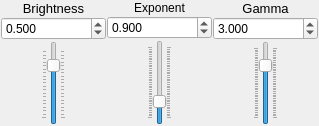
         <widget class="QWidget" name="Left">
          <attribute name="title">
           <string>Left</string>
          </attribute>
          <layout class="QGridLayout" name="gridLayout_2">
           <property name="leftMargin">
            <number>1</number>
           </property>
           <property name="topMargin">
            <number>1</number>
           </property>
           <property name="rightMargin">
            <number>1</number>
           </property>
           <property name="bottomMargin">
            <number>1</number>
           </property>
           <property name="spacing">
            <number>1</number>
           </property>
           <item row="0" column="0">
            <layout class="QVBoxLayout" name="verticalLayout_2">
             <item>
              <layout class="QVBoxLayout" name="verticalLayout">
               <item>
                <widget class="QLabel" name="label_2">
                 <property name="text">
                  <string>&lt;html&gt;&lt;head/&gt;&lt;body&gt;&lt;p align=&quot;center&quot;&gt;&lt;span style=&quot; font-size:10pt;&quot;&gt;Brightness&lt;/span&gt;&lt;/p&gt;&lt;/body&gt;&lt;/html&gt;</string>
                 </property>
                </widget>
               </item>
               <item>
                <widget class="QDoubleSpinBox" name="blend_left_lume_spin">
                 <property name="wrapping">
                  <bool>false</bool>
                 </property>
                 <property name="readOnly">
                  <bool>false</bool>
                 </property>
                 <property name="buttonSymbols">
                  <enum>QAbstractSpinBox::UpDownArrows</enum>
                 </property>
                 <property name="accelerated">
                  <bool>false</bool>
                 </property>
                 <property name="correctionMode">
                  <enum>QAbstractSpinBox::CorrectToPreviousValue</enum>
                 </property>
                 <property name="keyboardTracking">
                  <bool>true</bool>
                 </property>
                 <property name="decimals">
                  <number>3</number>
                 </property>
                 <property name="minimum">
                  <double>-0.990000000000000</double>
                 </property>
                 <property name="maximum">
                  <double>0.990000000000000</double>
                 </property>
                 <property name="singleStep">
                  <double>0.010000000000000</double>
                 </property>
                 <property name="value">
                  <double>0.500000000000000</double>
                 </property>
                </widget>
               </item>
              </layout>
             </item>
             <item>
              <layout class="QHBoxLayout" name="horizontalLayout">
               <item>
                <spacer name="horizontalSpacer_2">
                 <property name="orientation">
                  <enum>Qt::Horizontal</enum>
                 </property>
                 <property name="sizeHint" stdset="0">
                  <size>
                   <width>40</width>
                   <height>20</height>
                  </size>
                 </property>
                </spacer>
               </item>
               <item>
                <widget class="QSlider" name="blend_left_lume_slider">
                 <property name="minimum">
                  <number>-999</number>
                 </property>
                 <property name="maximum">
                  <number>999</number>
                 </property>
                 <property name="value">
                  <number>500</number>
                 </property>
                 <property name="orientation">
                  <enum>Qt::Vertical</enum>
                 </property>
                 <property name="invertedAppearance">
                  <bool>false</bool>
                 </property>
                 <property name="invertedControls">
                  <bool>false</bool>
                 </property>
                 <property name="tickPosition">
                  <enum>QSlider::TicksBothSides</enum>
                 </property>
                 <property name="tickInterval">
                  <number>100</number>
                 </property>
                </widget>
               </item>
               <item>
                <spacer name="horizontalSpacer">
                 <property name="orientation">
                  <enum>Qt::Horizontal</enum>
                 </property>
                 <property name="sizeHint" stdset="0">
                  <size>
                   <width>40</width>
                   <height>20</height>
                  </size>
                 </property>
                </spacer>
               </item>
              </layout>
             </item>
            </layout>
           </item>
           <item row="0" column="1">
            <layout class="QVBoxLayout" name="verticalLayout_23">
             <item>
              <layout class="QVBoxLayout" name="verticalLayout_24">
               <item>
                <widget class="QLabel" name="label_205">
                 <property name="text">
                  <string>&lt;html&gt;&lt;head/&gt;&lt;body&gt;&lt;p align=&quot;center&quot;&gt;Exponent&lt;/p&gt;&lt;/body&gt;&lt;/html&gt;</string>
                 </property>
                </widget>
               </item>
               <item>
                <widget class="QDoubleSpinBox" name="blend_left_exponent_spin">
                 <property name="wrapping">
                  <bool>false</bool>
                 </property>
                 <property name="frame">
                  <bool>true</bool>
                 </property>
                 <property name="buttonSymbols">
                  <enum>QAbstractSpinBox::UpDownArrows</enum>
                 </property>
                 <property name="accelerated">
                  <bool>false</bool>
                 </property>
                 <property name="correctionMode">
                  <enum>QAbstractSpinBox::CorrectToPreviousValue</enum>
                 </property>
                 <property name="keyboardTracking">
                  <bool>true</bool>
                 </property>
                 <property name="decimals">
                  <number>3</number>
                 </property>
                 <property name="maximum">
                  <double>4.000000000000000</double>
                 </property>
                 <property name="singleStep">
                  <double>0.050000000000000</double>
                 </property>
                 <property name="value">
                  <double>0.900000000000000</double>
                 </property>
                </widget>
               </item>
              </layout>
             </item>
             <item>
              <layout class="QHBoxLayout" name="horizontalLayout_78">
               <item>
                <spacer name="horizontalSpacer_25">
                 <property name="orientation">
                  <enum>Qt::Horizontal</enum>
                 </property>
                 <property name="sizeHint" stdset="0">
                  <size>
                   <width>40</width>
                   <height>20</height>
                  </size>
                 </property>
                </spacer>
               </item>
               <item>
                <widget class="QSlider" name="blend_left_exponent_slider">
                 <property name="maximum">
                  <number>4000</number>
                 </property>
                 <property name="value">
                  <number>900</number>
                 </property>
                 <property name="orientation">
                  <enum>Qt::Vertical</enum>
                 </property>
                 <property name="invertedAppearance">
                  <bool>false</bool>
                 </property>
                 <property name="invertedControls">
                  <bool>false</bool>
                 </property>
                 <property name="tickPosition">
                  <enum>QSlider::TicksBothSides</enum>
                 </property>
                 <property name="tickInterval">
                  <number>100</number>
                 </property>
                </widget>
               </item>
               <item>
                <spacer name="horizontalSpacer_26">
                 <property name="orientation">
                  <enum>Qt::Horizontal</enum>
                 </property>
                 <property name="sizeHint" stdset="0">
                  <size>
                   <width>40</width>
                   <height>20</height>
                  </size>
                 </property>
                </spacer>
               </item>
              </layout>
             </item>
            </layout>
           </item>
           <item row="0" column="2">
            <layout class="QVBoxLayout" name="verticalLayout_10">
             <item>
              <layout class="QVBoxLayout" name="verticalLayout_9">
               <item>
                <widget class="QLabel" name="label_3">
                 <property name="text">
                  <string>&lt;html&gt;&lt;head/&gt;&lt;body&gt;&lt;p align=&quot;center&quot;&gt;&lt;span style=&quot; font-size:10pt;&quot;&gt;Gamma&lt;/span&gt;&lt;/p&gt;&lt;/body&gt;&lt;/html&gt;</string>
                 </property>
                </widget>
               </item>
               <item>
                <widget class="QDoubleSpinBox" name="blend_left_gamma_spin">
                 <property name="wrapping">
                  <bool>false</bool>
                 </property>
                 <property name="readOnly">
                  <bool>false</bool>
                 </property>
                 <property name="buttonSymbols">
                  <enum>QAbstractSpinBox::UpDownArrows</enum>
                 </property>
                 <property name="accelerated">
                  <bool>false</bool>
                 </property>
                 <property name="correctionMode">
                  <enum>QAbstractSpinBox::CorrectToPreviousValue</enum>
                 </property>
                 <property name="keyboardTracking">
                  <bool>true</bool>
                 </property>
                 <property name="decimals">
                  <number>3</number>
                 </property>
                 <property name="maximum">
                  <double>4.000000000000000</double>
                 </property>
                 <property name="singleStep">
                  <double>0.050000000000000</double>
                 </property>
                 <property name="value">
                  <double>3.000000000000000</double>
                 </property>
                </widget>
               </item>
              </layout>
             </item>
             <item>
              <layout class="QHBoxLayout" name="horizontalLayout_2">
               <item>
                <spacer name="horizontalSpacer_3">
                 <property name="orientation">
                  <enum>Qt::Horizontal</enum>
                 </property>
                 <property name="sizeHint" stdset="0">
                  <size>
                   <width>40</width>
                   <height>20</height>
                  </size>
                 </property>
                </spacer>
               </item>
               <item>
                <widget class="QSlider" name="blend_left_gamma_slider">
                 <property name="maximum">
                  <number>4000</number>
                 </property>
                 <property name="value">
                  <number>3000</number>
                 </property>
                 <property name="orientation">
                  <enum>Qt::Vertical</enum>
                 </property>
                 <property name="invertedAppearance">
                  <bool>false</bool>
                 </property>
                 <property name="invertedControls">
                  <bool>false</bool>
                 </property>
                 <property name="tickPosition">
                  <enum>QSlider::TicksBothSides</enum>
                 </property>
                 <property name="tickInterval">
                  <number>100</number>
                 </property>
                </widget>
               </item>
               <item>
                <spacer name="horizontalSpacer_4">
                 <property name="orientation">
                  <enum>Qt::Horizontal</enum>
                 </property>
                 <property name="sizeHint" stdset="0">
                  <size>
                   <width>40</width>
                   <height>20</height>
                  </size>
                 </property>
                </spacer>
               </item>
              </layout>
             </item>
            </layout>
           </item>
          </layout>
         </widget>
